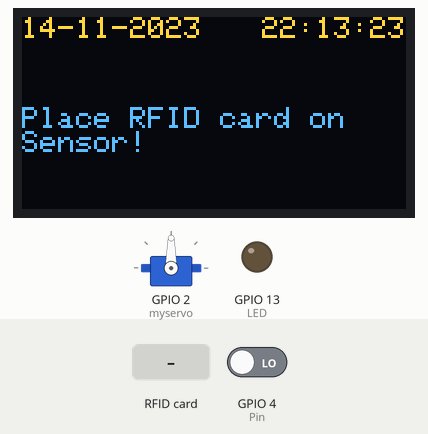
The sketch below on a simulated ESP32. Shown: servo, 128×64 one-colour display, output pins drawn as LEDs (lit = HIGH). The test bench sets the inputs (shaded band); at power-on: GPIO 4 (Pin) LOW. The OLED is the two-colour kind (top 16 rows yellow); WiFi joins after 1.5 s; servers stay silent unless stated; uploads are accepted with an empty reply; the local clock reads 2024-03-15 10:24:30 at power-on unless the sketch sets it; what the sketch prints to the serial monitor is not drawn.

Above: at 13.3 s.
14.4 s: RFID card FC B1 23 45 held to the reader
At 15.6 s:
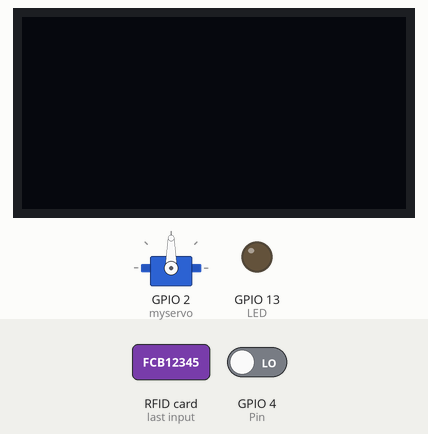
17.4 s: GPIO 4 (Pin) driven HIGH
At 18.4 s:
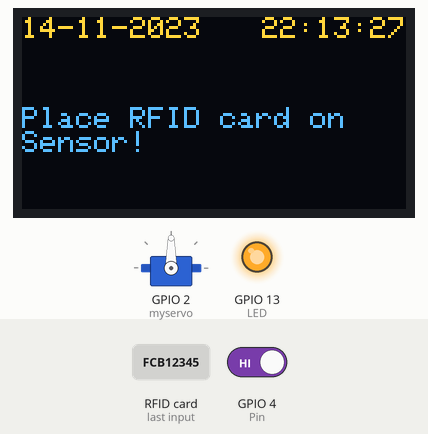
20.4 s: RFID card 5E 7A 19 C4 held to the reader
At 21.2 s:
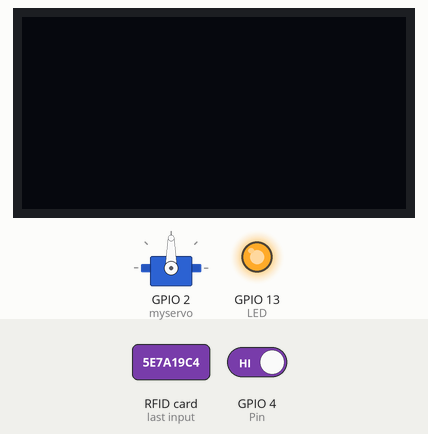
22.2 s: GPIO 4 (Pin) driven LOW
At 25.7 s:
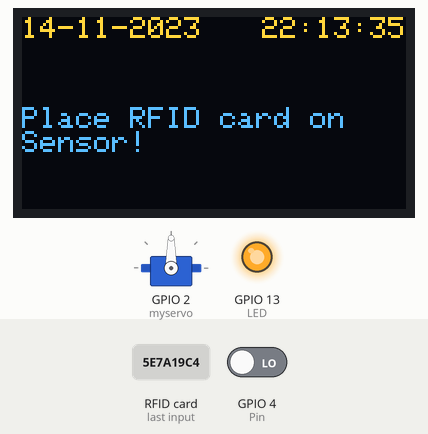
Timing chart, 0 to 26.2 s (numbered marks = the images above; inputs shaded):
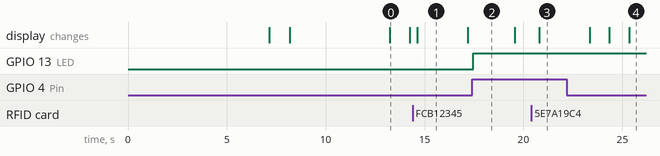

The sketch:

RFID_Network.ino
```cpp
#include <WiFi.h>
#include <HTTPClient.h>
#include <SPI.h>
#include <Wire.h>
#include <Adafruit_GFX.h>
#include <Adafruit_SH1106.h>
#include <SPI.h>
#include <MFRC522.h>
#include "RTClib.h"
#include <Servo.h>


#define RST_PIN         14
#define SS_PIN          12


#define OLED_SDA 21
#define OLED_SCL 22
Servo myservo;
RTC_DS1307 rtc;
Adafruit_SH1106 display(21, 22);
MFRC522 mfrc522(SS_PIN, RST_PIN);
int LED = 13;
int Pin = 4;
int hasObstacle = HIGH;
int pos = 90;
long ctimer=0;
long cdelay=1000;
String dt,tim;
  int i=1;
char daysOfTheWeek[7][12] = {"Sunday", "Monday", "Tuesday", "Wednesday", "Thursday", "Friday", "Saturday"};

long tdelay=1000;
long ttime=0;

const char* ssid = "5T";
const char* password = "fcb12345";
 int c=0;
 String he="";
 String rf="";
 byte readCard[10];
void setup() {

  Serial.begin(115200);

  mfrc522.PCD_Init();
   SPI.begin();
   pinMode(LED, OUTPUT);
  pinMode(Pin, INPUT);
    myservo.attach(2);
   display.begin(SH1106_SWITCHCAPVCC, 0x3C);

  display.display();
 delay(2000);

  // Clear the buffer.
  display.clearDisplay();
  //////////////////////
  delay(4000);

  WiFi.begin(ssid, password);

  while (WiFi.status() != WL_CONNECTED) { //Check for the connection
    delay(1000);
    //display.clearDisplay();
    Serial.println("Connecting to WiFi..");
    display.setTextSize(1);
  display.setTextColor(WHITE);
  display.setCursor(0,0);
  display.println("Connecting to WiFi..");
  display.display();
  display.clearDisplay();

  }
  Serial.println("Connected to the WiFi network");
   display.clearDisplay();
 display.setTextSize(1);
  display.setTextColor(WHITE);
  display.setCursor(0,0);
  display.print("Connected to the WiFi network:");
   display.println(ssid);
  display.display();
  delay(2000);
  display.clearDisplay();

   if (! rtc.begin()) {
    Serial.println("Couldn't find RTC");
    while (1);
  }
  Serial.print(F(__DATE__));
  Serial.print(" ");
  Serial.println(F(__TIME__));
  rtc.adjust(DateTime(F(__DATE__), F(__TIME__)));

  if (! rtc.isrunning()) {
    Serial.println("RTC is NOT running!");
    // following line sets the RTC to the date & time this sketch was compiled
    rtc.adjust(DateTime(F(__DATE__), F(__TIME__)));
  }
  delay(3000);
  }
void RunClock(){
  DateTime now = rtc.now();
  String yer=String(now.year(), DEC);
  String mon=String(now.month(), DEC);
  if(mon.length()!=2){mon="0"+mon;}
  String da=String(now.day(), DEC);
   if(da.length()!=2){da="0"+da;}
  String hr=String(now.hour(), DEC);
   if(hr.length()!=2){hr="0"+hr;}
  String mint=String(now.minute(), DEC);
   if(mint.length()!=2){mint="0"+mint;}
  String sec=String(now.second(), DEC);
   if(sec.length()!=2){sec="0"+sec;}
  dt=da+"-"+mon+"-"+yer ; tim=hr+":"+mint+":"+sec;
   //display.clearDisplay();

   // delay(2000);
  //display.clearDisplay();

  Serial.println(dt);
  Serial.println(tim);

}
void getDelay(){
if(millis()-ttime>1000){
 RunClock();
 ttime=millis();
}
}


int getID() {
  // Getting ready for Reading PICCs
  if ( ! mfrc522.PICC_IsNewCardPresent()) { //If a new PICC placed to RFID reader continue
    return 0;
  }
  if ( ! mfrc522.PICC_ReadCardSerial()) { //Since a PICC placed get Serial and continue
    return 0;
  }
  // There are Mifare PICCs which have 4 byte or 7 byte UID care if you use 7 byte PICC
  Serial.println("Scanned PICC's UID:");
  for (int i = 0; i < mfrc522.uid.size; i++) {  //
    readCard[i] = mfrc522.uid.uidByte[i];
   he=String(readCard[i], HEX);
   he.toUpperCase();
    Serial.print(he);
  }
  Serial.println("");
  mfrc522.PICC_HaltA(); // Stop reading
  return 1;
}


void loop() {

 getDelay();
  hasObstacle = digitalRead(Pin);
  if (hasObstacle == HIGH)
  {
    Serial.println("Stop something is ahead!!");
    digitalWrite(LED, HIGH);
    delay(1000);
    myservo.write(90);

  }

 if(WiFi.status()== WL_CONNECTED){   //Check WiFi connection status

   HTTPClient http;
// if(mfrc522.PICC_IsNewCardPresent())
   http.begin("http://192.168.43.216:8080/ArdServer?");  //Specify destination for HTTP request
   http.addHeader("Content-Type", "text/plain");             //Specify content-type header
   int httpResponseCode=0;
   /////////////////////////////////////////////////////////////////////////////////////////////////////////////////////////////////////////////
  // Serial.println(httpResponseCode);

      // Serial.print(he);
    getID();
    Serial.print("\\\\\\\\\\\\\\\\\\\\\\\\\\\\\/////////////////////\\\\\\\\\\\\\\\\\\\\\\///////////==");
    Serial.println(he);
   /////////////////////////////////////////////////////////////////////////////////////////////////////////////////////////////////////////////
if(he.length() !=0){
    httpResponseCode = http.POST(he);
}
/*else{

  String st = String(i);
  httpResponseCode = http.POST(st);
  i++;
  }*/
   if(httpResponseCode>0){

    String response = http.getString();                       //Get the response to the request

    Serial.println(httpResponseCode);   //Print return code
    Serial.println(response);           //Print request answer
 display.clearDisplay();
 display.setTextSize(1);
  display.setTextColor(WHITE);
  display.setCursor(0,0);
 // display.println(httpResponseCode);
   display.println(response);
   // display.println(c);
  display.display();
  if(httpResponseCode==20 && hasObstacle == HIGH){
    digitalWrite(LED, LOW);
    myservo.write(180);
    delay(2000);
    }
  c++;
  he="";
   delay(2500);
   display.clearDisplay();
   }else{

    Serial.print("Error on sending POST: ");
    Serial.println(httpResponseCode);
    if(httpResponseCode==0){

 display.setTextSize(1);
  display.setTextColor(WHITE);
    display.setCursor(80,0);
   display.print(tim);
   display.setCursor(0,0);
   display.print(dt);
   //display.display();
  display.setCursor(0,30);
  display.println("Place RFID card on\nSensor!");
   //display.println(response);
    //display.println(c);
  display.display();
  display.clearDisplay();
  //readrf();
  }
   if(httpResponseCode== -1){
    display.clearDisplay();
 display.setTextSize(1);
  display.setTextColor(WHITE);
  display.setCursor(80,0);
   display.print(tim);
   display.setCursor(0,0);
   display.print(dt);
   //display.display();
  display.setCursor(0,30);
  display.setCursor(0,30);
  display.println("Server Offline!");
   //display.println(response);
    //display.println(c);
  display.display();
  display.clearDisplay();}

   }

    // http.end();//Free resources

 }else{

    Serial.println("Error in WiFi connection");
  display.clearDisplay();
 display.setTextSize(1);
 display.setCursor(80,0);
   display.print(tim);
   display.setCursor(0,0);
   display.print(dt);
   //display.display();
  display.setCursor(0,30);
  display.setTextColor(WHITE);
  display.setCursor(0,20);
  display.println("Error in WiFi connection\n\nPress Reset Button");
   //display.println(response);
    //display.println(c);
  display.display();
   digitalWrite(LED, LOW);
    myservo.write(180);

 }

 // delay(1000);

}
```

Measured:
- after the input at 14.4 s, the display: changes after 0.23 s (image 1)
- after the input at 17.4 s, GPIO 13 (LED): LOW → HIGH after 0.05 s
- after the input at 20.4 s, the display: changes after 0.39 s (image 3)
- what the display in image 0 shows lasts 1.0 s, from 13.2 s to 14.2 s
- what the display in image 1 shows lasts 2.6 s, from 14.6 s to 17.2 s
